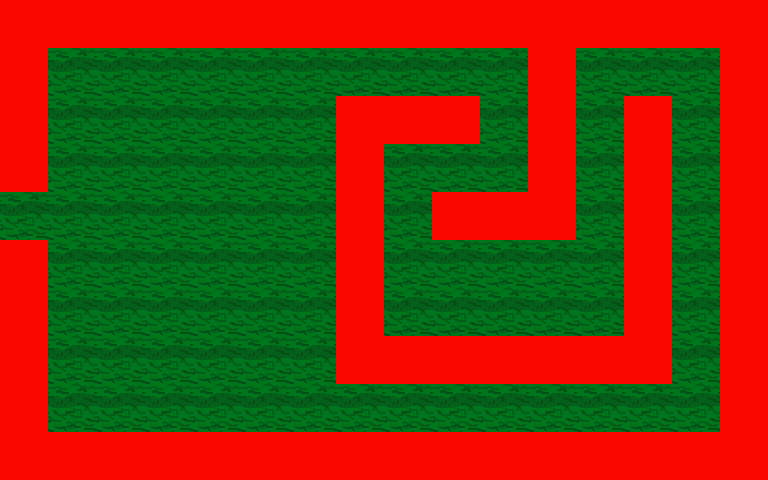

Rendered tile map (Tiled .tmx) drawn with the repository's tilesets; below, a short description and the full map source, tile grids included:
An orthogonal 16x10 tile map with 48x48 px tiles, 3 tile layers (Ground, Columns, Collision), 2 tilesets and 1 object (entrance).

<map version="1.0" orientation="orthogonal" renderorder="left-down" width="16" height="10" tilewidth="48" tileheight="48" nextobjectid="2">
 <tileset firstgid="1" name="columns_combined" tilewidth="48" tileheight="48" tilecount="6" columns="6">
  <image source="../maps/tilesets/columns.png" width="288" height="48" />
 </tileset>
 <tileset firstgid="7" name="util_tiles" tilewidth="48" tileheight="48" tilecount="5" columns="5">
  <image source="../images/util_tiles.png" width="240" height="48" />
 </tileset>
 <layer name="Ground" width="16" height="10">
  <data encoding="csv">
7,7,7,7,7,7,7,7,7,7,7,7,7,7,7,7,
7,7,7,7,7,7,7,7,7,7,7,7,7,7,7,7,
7,7,7,7,7,7,7,7,7,7,7,7,7,7,7,7,
7,7,7,7,7,7,7,7,7,7,7,7,7,7,7,7,
7,7,7,7,7,7,7,7,7,7,7,7,7,7,7,7,
7,7,7,7,7,7,7,7,7,7,7,7,7,7,7,7,
7,7,7,7,7,7,7,7,7,7,7,7,7,7,7,7,
7,7,7,7,7,7,7,7,7,7,7,7,7,7,7,7,
7,7,7,7,7,7,7,7,7,7,7,7,7,7,7,7,
7,7,7,7,7,7,7,7,7,7,7,7,7,7,7,7
</data>
 </layer>
 <layer name="Columns" width="16" height="10">
  <data encoding="csv">
5,2,3,3,3,3,3,3,3,3,3,3,3,3,1,5,
4,0,0,0,0,0,0,0,0,0,0,5,0,0,0,4,
4,0,0,0,0,0,0,2,3,1,0,4,0,5,0,4,
6,0,0,0,0,0,0,5,0,0,0,6,0,4,0,4,
0,0,0,0,0,0,0,4,0,2,3,1,0,4,0,4,
5,0,0,0,0,0,0,4,0,0,0,0,0,4,0,4,
4,0,0,0,0,0,0,4,0,0,0,0,0,4,0,4,
4,0,0,0,0,0,0,6,2,3,3,3,1,6,0,4,
4,0,0,0,0,0,0,0,0,0,0,0,0,0,0,4,
6,2,3,3,3,3,3,3,3,3,3,3,3,3,1,6
</data>
 </layer>
 <layer name="Collision" width="16" height="10">
  <data encoding="csv">
8,8,8,8,8,8,8,8,8,8,8,8,8,8,8,8,
8,0,0,0,0,0,0,0,0,0,0,8,0,0,0,8,
8,0,0,0,0,0,0,8,8,8,0,8,0,8,0,8,
8,0,0,0,0,0,0,8,0,0,0,8,0,8,0,8,
0,0,0,0,0,0,0,8,0,8,8,8,0,8,0,8,
8,0,0,0,0,0,0,8,0,0,0,0,0,8,0,8,
8,0,0,0,0,0,0,8,0,0,0,0,0,8,0,8,
8,0,0,0,0,0,0,8,8,8,8,8,8,8,0,8,
8,0,0,0,0,0,0,0,0,0,0,0,0,0,0,8,
8,8,8,8,8,8,8,8,8,8,8,8,8,8,8,8
</data>
 </layer>
 <objectgroup name="metadata">
  <object id="1" name="entrance" x="0" y="192" width="10" height="48" />
 </objectgroup>
</map>